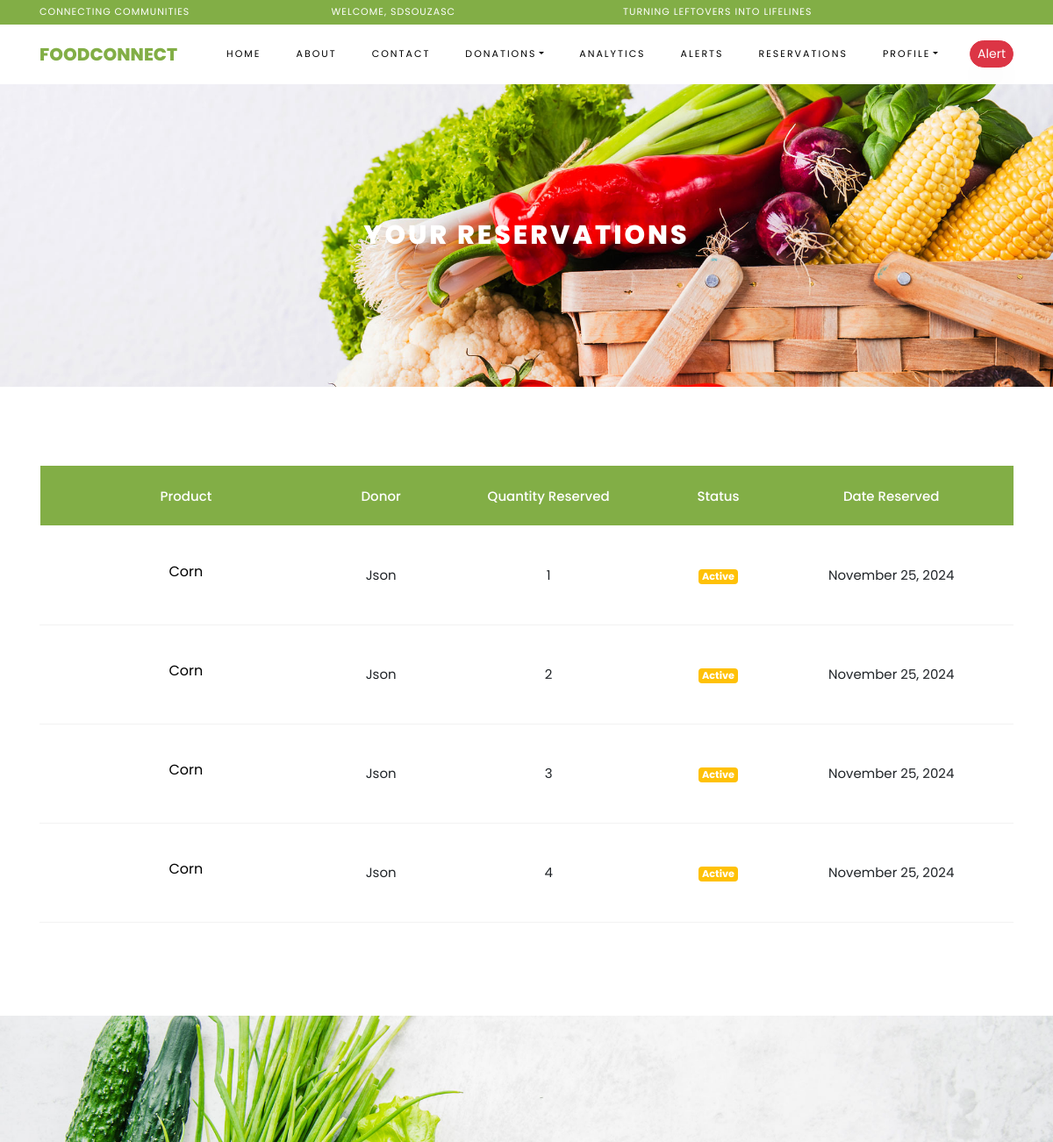
The page /donations/view_reservations/ (signed in, upper part) on the database as committed earlier.
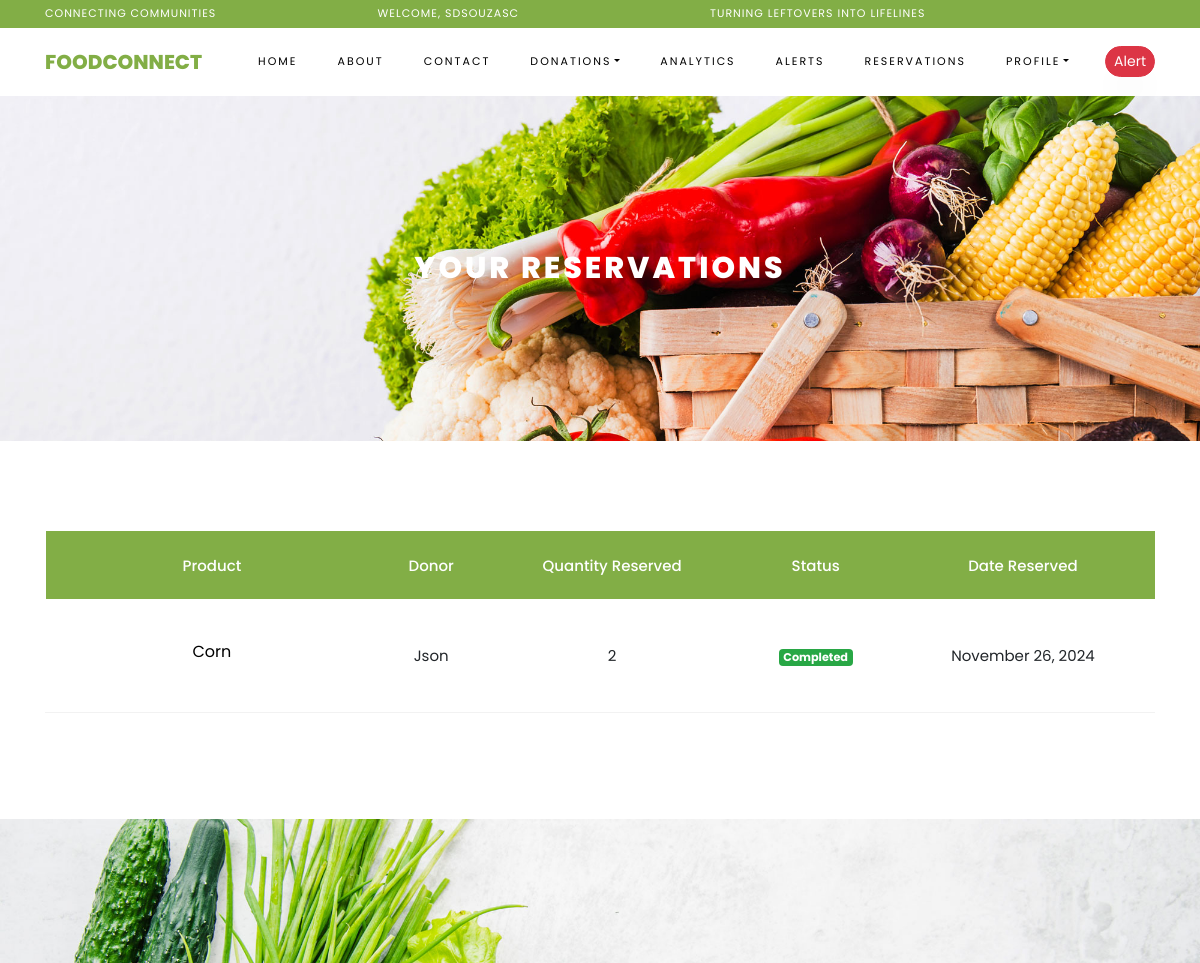
The same page on the database as committed later.
### donations/models.py (models this page shows, shortened)
class Reservation(models.Model):
    STATUS_CHOICES = [
        ('active', 'Active'),
        ('completed', 'Completed'),
        ('canceled', 'Canceled'),
    ]
    user = models.ForeignKey(User, on_delete=models.CASCADE)
    product = models.ForeignKey(Product, on_delete=models.CASCADE)
    quantity = models.PositiveIntegerField()
    status = models.CharField(max_length=10, choices=STATUS_CHOICES, default='active')
    date_reserved = models.DateTimeField(auto_now_add=True)

class Product(models.Model):
    UNIT_CHOICES = [
        ('g', 'Grams'),
        ('kg', 'Kilograms'),
        ('liters', 'Liters'),
        ('ml', 'Milliliters'),
    ]
    name = models.CharField(max_length=100)
    donated_by = models.ForeignKey(User, on_delete=models.SET_NULL, null=True)
    description = models.TextField(null=True, blank=True)
    category = models.ForeignKey(Category, on_delete=models.CASCADE, related_name='category')
    quantity = models.PositiveIntegerField()
    weight = models.PositiveIntegerField()
    unit = models.CharField(max_length=10, choices=UNIT_CHOICES)
    rating = models.PositiveIntegerField(default=0)
    amount_donated = models.PositiveIntegerField(default=0)
    expiry_date = models.DateField(blank=True, null=True)
    image = models.ImageField(upload_to='product_images/', blank=True, null=True)
    date_created = models.DateTimeField(auto_now_add=True)

### users/models.py (models this page shows, shortened)
class Restaurant(models.Model):
    user = models.OneToOneField(User, on_delete=models.CASCADE, related_name='restaurant_profile')
    restaurant_name = models.CharField(max_length=255)
    restaurant_phone = models.CharField(max_length=20)
    email = models.EmailField()
    street = models.CharField(max_length=255)
    city = models.CharField(max_length=100)
    state = models.CharField(max_length=100, choices=CANADA_PROVINCES_AND_TERRITORIES)
    country = models.CharField(max_length=100, default='Canada')
    postal_code = models.CharField(max_length=20)
    website = models.URLField(blank=True, null=True)
    id_verification = models.ImageField(upload_to='id_cards/', blank=True, null=True)
    is_verified = models.BooleanField(default=False)
    total_donations = models.IntegerField(default=0)
    donation_frequency = models.IntegerField(default=0)
    donation_variety_count = models.IntegerField(default=0)
    donation_volume = models.FloatField(default=0.0)
    average_rating = models.FloatField(blank=True, null=True)
    response_to_emergency_count = models.IntegerField(default=0)

### donations/views.py (the view)
# urls.py: path('view_reservations/', views.view_reservations, name='view_reservations'),
@login_required
def view_reservations(request):
    reservations = Reservation.objects.filter(user=request.user).select_related('product')
    return render(request, '../templates/donations/reservations_list.html', {"reservations":reservations})

### templates/donations/reservations_list.html
{% extends 'webpages/base.html' %}
{% load static %}
{% block content %}
    <div class="hero-wrap hero-bread" style="background-image: url('{% static "images/bg_1.jpg" %}');">
      <div class="container">
        <div class="row no-gutters slider-text align-items-center justify-content-center">
          <div class="col-md-9 ftco-animate text-center">
            <h1 class="mb-0 bread">Your Reservations</h1>
          </div>
        </div>
      </div>
    </div>
 <section class="ftco-section ftco-cart">
			<div class="container">
				<div class="row">
    			<div class="col-md-12 ftco-animate">
    				<div class="cart-list">
                        {% if reservations %}
	    				<table class="table">
						    <thead class="thead-primary">
						      <tr class="text-center">
                                  <th>Product</th>
                                  <th>Donor</th>
                                  <th>Quantity Reserved</th>
                                  <th>Status</th>
                                  <th>Date Reserved</th>
						      </tr>
						    </thead>
						    <tbody>
                            {% for reservation in reservations %}
						      <tr class="text-center">
                                  <td class="product-name"><h3>{{ reservation.product.name }}</h3></td>
                                  <td>
                                      {% if reservation.product.donated_by.profile %}
                                          {{ reservation.product.donated_by.profile.get_full_name }}
                                      {% elif reservation.product.donated_by.restaurant_profile %}
                                          {{ reservation.product.donated_by.restaurant_profile.restaurant_name }}
                                      {% elif reservation.product.donated_by.foodbank %}
                                          {{ reservation.product.donated_by.foodbank.foodbank_name }}
                                      {% else %}
                                          {{ reservation.product.donated_by.username }}
                                      {% endif %}
                                  </td>
                                  <td>{{ reservation.quantity }}</td>
                                  <td>
                                    {% if reservation.status == 'completed' %}
                                        <span class="badge bg-success">Completed</span>
                                    {% elif reservation.status == 'canceled' %}
                                        <span class="badge bg-danger">Canceled</span>
                                    {% else %}
                                        <span class="badge bg-warning">Active</span>
                                    {% endif %}
                                  </td>
                                  <td>
                                   {{ reservation.date_reserved|date:"F j, Y" }}
                                  </td>
						      </tr>
                            {% endfor %}
						    </tbody>
						  </table>
                        {% else %}
                            <p>No Reservations Found.</p>
                        {% endif %}
					  </div>
    			</div>
    		</div>
			</div>
		</section>
{% endblock %}

### templates/webpages/base.html (shortened to what this page needs)
{% load static %}
<!DOCTYPE html>
<html lang="en">
  <head>
    <link href="https://cdn.jsdelivr.net/npm/bootstrap@5.2.3/dist/css/bootstrap.min.css" rel="stylesheet">
      <link rel="stylesheet" href="{% static 'css/animate.css' %}">
    <link rel="stylesheet" href="{% static 'css/owl.carousel.min.css' %}">
    <link rel="stylesheet" href="{% static 'css/owl.theme.default.min.css' %}">
    <link rel="stylesheet" href="{% static 'css/magnific-popup.css' %}">
    <link rel="stylesheet" href="{% static 'css/aos.css' %}">
    <link rel="stylesheet" href="{% static 'css/ionicons.min.css' %}">
    <link rel="stylesheet" href="{% static 'css/bootstrap-datepicker.css' %}">
    <link rel="stylesheet" href="{% static 'css/jquery.timepicker.css' %}">
    <link rel="stylesheet" href="{% static 'css/flaticon.css' %}">
    <link rel="stylesheet" href="{% static 'css/icomoon.css' %}">
    <link rel="stylesheet" href="{% static 'css/style.css' %}">
      <link href="https://cdnjs.cloudflare.com/ajax/libs/font-awesome/5.15.4/css/all.min.css" rel="stylesheet">
  </head>
  <body class="goto-here">
    <div class="py-1 bg-primary">
    	<div class="container">
    		<div class="row no-gutters d-flex align-items-start align-items-center px-md-0">
	    		<div class="col-lg-12 d-block">
		    		<div class="row d-flex">
		    			<div class="col-md pr-4 d-flex topper align-items-center">
						    <span class="text">Connecting Communities</span>
					    </div>
					    <div class="col-md pr-4 d-flex topper align-items-center">
						    {% if request.user.is_authenticated %}
                                <span class="text">Welcome, {{ request.user.username }}</span>
                            {% else %}
                                <span class="text">Promoting Sustainability</span>
                            {% endif %}
					    </div>
					    <div class="col-md-5 pr-4 d-flex topper align-items-center">
						    <span class="text">Turning Leftovers into Lifelines</span>
					    </div>
				    </div>
			    </div>
		    </div>
		  </div>
    </div>
    {%  include 'webpages/navbar.html' %}
        {% block content %}
        {% endblock %}
    <section class="ftco-section img" style="background-image: url('{% static "images/bg_3.jpg" %}');">
    	<div class="container">
            <div class="row justify-content-end">
            </div>
    	</div>
    </section>
  </body>
</html>

### templates/webpages/navbar.html (shortened to what this page needs)
<nav class="navbar navbar-expand-lg navbar-dark ftco_navbar bg-dark ftco-navbar-light" id="ftco-navbar">
    <div class="container">
        <a class="navbar-brand" href="{% url 'landing' %}">FoodConnect</a>
        <div class="collapse navbar-collapse" id="ftco-nav">
            <ul class="navbar-nav ml-auto align-items-center">
                <li class="nav-item active"><a href="{% url 'landing' %}" class="nav-link">Home</a></li>
                <li class="nav-item"><a class="nav-link" href="{% url 'about' %}">About</a></li>
                <li class="nav-item"><a class="nav-link" href="{% url 'contact_us' %}">Contact</a></li>
                <li class="nav-item dropdown">
                    <a class="nav-link dropdown-toggle" href="{% url 'donations' %}" id="dropdown04" data-toggle="dropdown" aria-haspopup="true" aria-expanded="false">Donations</a>
                </li>
                <li class="nav-item"><a class="nav-link" href="{% url 'analytics' %}">Analytics</a></li>
                <li class="nav-item"><a class="nav-link" href="{% url 'alert_list' %}">Alerts</a></li>
                {% if user.is_authenticated %}
                    <li class="nav-item"><a class="nav-link" href="{% url 'view_reservations' %}">Reservations</a></li>
                    <li class="nav-item dropdown">
                        <a class="nav-link dropdown-toggle" href="#" id="dropdownProfile" data-toggle="dropdown" aria-haspopup="true" aria-expanded="false">Profile</a>
                    </li>
                {% endif %}
                {% if request.user.is_authenticated %}
                    <li class="nav-item ml-3">
                        {% if request.user.foodbank %}
                            <a href="{% url 'alerts' %}" class="btn btn-danger btn-sm text-white">
                                Alert
                            </a>
                        {% else %}
                            <a href="{% url 'create-donation' %}" class="btn btn-danger btn-sm text-white">
                                Donate
                            </a>
                        {% endif %}
                    </li>
                {% endif %}
            </ul>
        </div>
    </div>
</nav>

Rows that differ between the two databases and show on the page:
removed Reservation: product.name "Corn", product.donated_by.restaurant_profile.restaurant_name "Json", quantity "1", status "Active", date_reserved "November 25, 2024"
removed Reservation: product.name "Corn", product.donated_by.restaurant_profile.restaurant_name "Json", quantity "2", status "Active", date_reserved "November 25, 2024"
removed Reservation: product.name "Corn", product.donated_by.restaurant_profile.restaurant_name "Json", quantity "3", status "Active", date_reserved "November 25, 2024"
removed Reservation: product.name "Corn", product.donated_by.restaurant_profile.restaurant_name "Json", quantity "4", status "Active", date_reserved "November 25, 2024"
added Reservation: product.name "Corn", product.donated_by.restaurant_profile.restaurant_name "Json", quantity "2", status "Completed", date_reserved "November 26, 2024"
